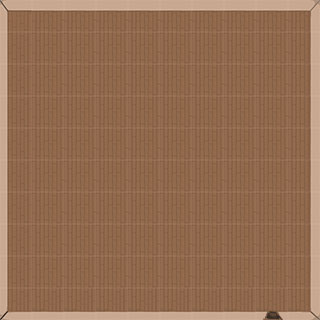

This is a level from a 2D game, rendered from its Tiled map with the project's own tilesets. A one-line summary and the complete map file follow:
An orthogonal 10x10 tile map with 32x32 px tiles, 1 tile layer (Tile Layer 1).

<map version="1.0" orientation="orthogonal" renderorder="right-down" width="10" height="10" tilewidth="32" tileheight="32" nextobjectid="1">
 <tileset firstgid="1" name="tileset 1" tilewidth="32" tileheight="32" tilecount="16" columns="4">
  <image source="tileset 1.jpg" trans="ff00ff" width="128" height="128" />
 </tileset>
 <layer name="Tile Layer 1" width="10" height="10">
  <data encoding="csv">
1,2,2,2,2,2,2,2,2,3,
5,6,6,6,6,6,6,6,6,7,
5,6,6,6,6,6,6,6,6,7,
5,6,6,6,6,6,6,6,6,7,
5,6,6,6,6,6,6,6,6,7,
5,6,6,6,6,6,6,6,6,7,
5,6,6,6,6,6,6,6,6,7,
5,6,6,6,6,6,6,6,6,7,
5,6,6,6,6,6,6,6,6,7,
9,10,10,10,10,10,10,10,12,11
</data>
 </layer>
</map>